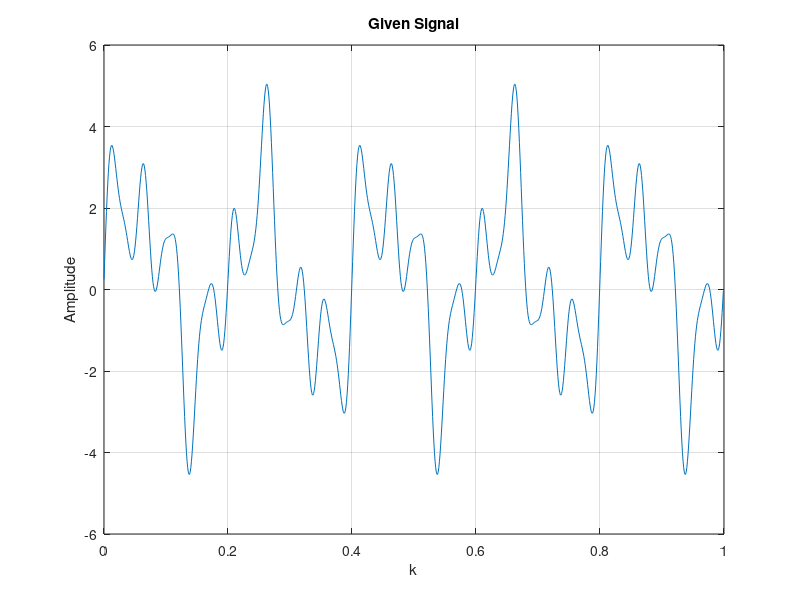
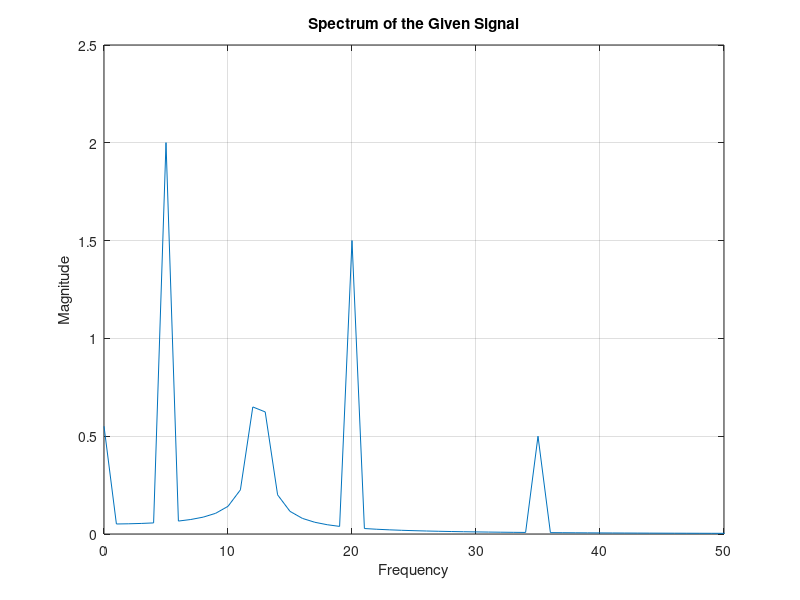

MATLAB code to generate these figures, in order:
clc;
clear;
close all;

% Number of samples
N = 1000;

% Time/sample variable
k = (0:N-1) / N;

% Given signal
x = 0.25 ...
    + 2*sin(2*pi*5*k) ...
    + sin(2*pi*12.5*k) ...
    + 1.5*sin(2*pi*20*k) ...
    + 0.5*sin(2*pi*35*k);

% FFT
X = fft(x);

% Magnitude
X_mag = abs(X) / N;

% Frequency axis
f = (0:N-1);

% Plot signal
figure;
plot(k, x);
grid on;
xlabel('k');
ylabel('Amplitude');
title('Given Signal');

% Plot spectrum
figure;
plot(f(1:N/2), 2*X_mag(1:N/2));
grid on;
xlabel('Frequency');
ylabel('Magnitude');
title('Spectrum of the Given Signal');
xlim([0 50]);
